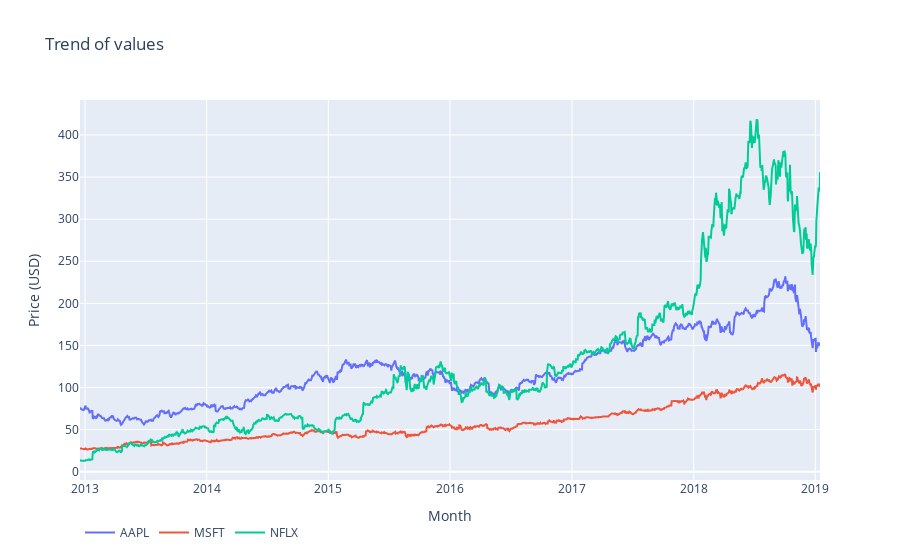

The cell this chart's notebook holds for it:
### Code cell
data = []
for col in ['AAPL', 'MSFT', 'NFLX']:
    data.append(go.Scatter(
        x = tech_df['Date'].dt.strftime(date_format='%Y-%m-%d').values,
        y = tech_df[col].values,
        name = col
    ))
    
layout = go.Layout(dict(title = "Trend of values",
                  xaxis = dict(title = 'Month'),
                  yaxis = dict(title = 'Price (USD)'),
                  ),legend=dict(
                orientation="h"),)
py.iplot(dict(data=data, layout=layout))

### Figure 1 — Plotly figure (JSON) as saved in the notebook; plotly's stock layout.template omitted (floating-point values rounded to 4 significant figures; data arrays with more than 128 entries replaced by an {"elided": "..."} marker saying what was removed)
{"data": [{"name": "AAPL", "type": "scatter", "x": {"elided": "1531 str values"}, "y": {"elided": "1531 float values"}}, {"name": "MSFT", "type": "scatter", "x": {"elided": "1531 str values"}, "y": {"elided": "1531 float values"}}, {"name": "NFLX", "type": "scatter", "x": {"elided": "1531 str values"}, "y": {"elided": "1531 float values"}}], "layout": {"autosize": true, "legend": {"orientation": "h"}, "title": {"text": "Trend of values"}, "xaxis": {"autorange": true, "range": ["2012-12-17", "2019-01-15"], "title": {"text": "Month"}, "type": "date"}, "yaxis": {"autorange": true, "range": [-9.807, 441.5], "title": {"text": "Price (USD)"}, "type": "linear"}}}
